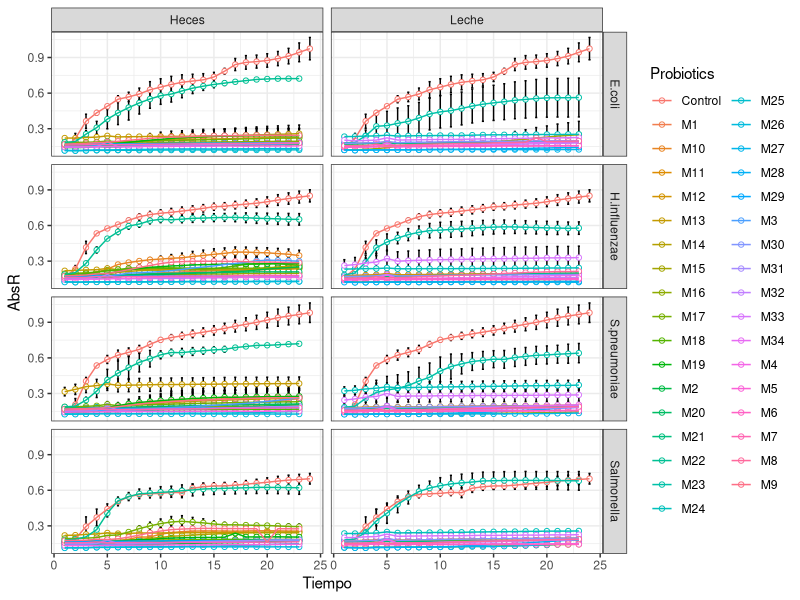
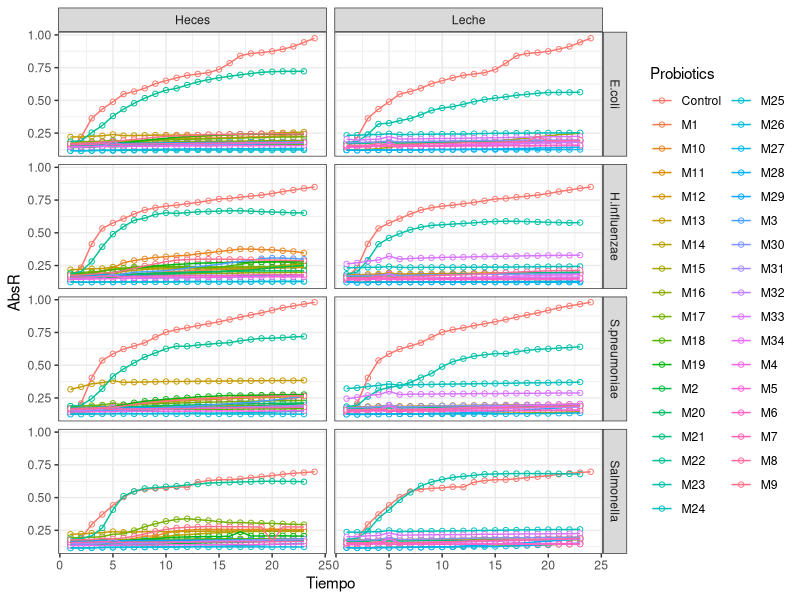
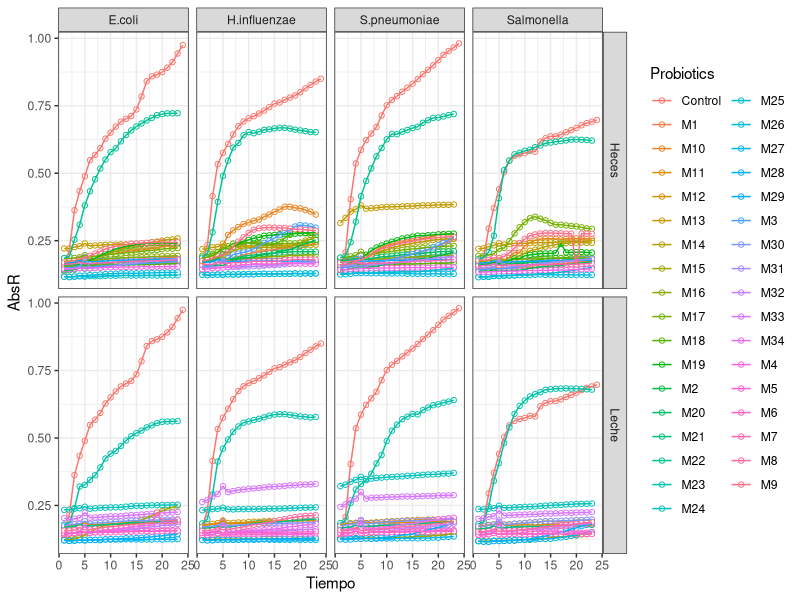

The R source for these figures, in order:

library(tidyverse)


datosC<-read.csv('Datos/2018-05-11 datosC.csv',sep=';')


resC<-datosC%>%group_by(Tiempo, patogeno, Probiotics, Muestra)%>%
  summarise(AbsR=mean(Abs), sdR=sd(Abs))


ggplot(resC, aes(Tiempo, AbsR, group=Probiotics,colour=Probiotics))+
  geom_errorbar(aes(ymin=AbsR-sdR/2, ymax=AbsR+sdR/2) ,colour='black', width=.2)+
  geom_point(shape=21, fill="white")+
  geom_line()+facet_grid(patogeno~Muestra) + theme_bw() 



ggplot(resC, aes(Tiempo, AbsR, group=Probiotics,colour=Probiotics))+
  geom_point(shape=21, fill="white")+
  geom_line()+facet_grid(patogeno~Muestra) + theme_bw() 
  

ggplot(resC, aes(Tiempo, AbsR, group=Probiotics,colour=Probiotics))+
  geom_point(shape=21, fill="white")+
  geom_line()+facet_grid(Muestra~patogeno) + theme_bw() 
